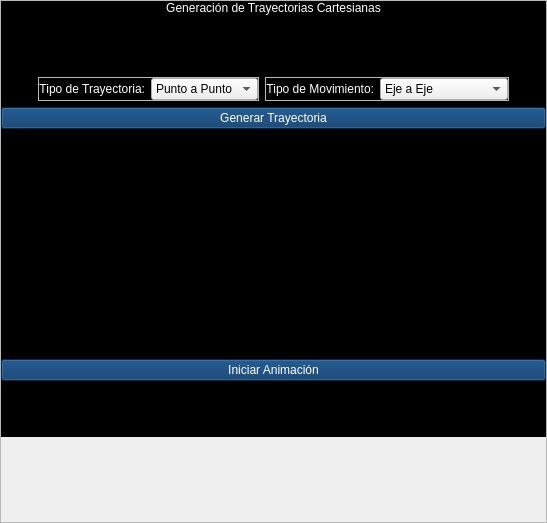
<?xml version="1.0" encoding="UTF-8"?>
<ui version="4.0">
 <class>sim_U2_T5</class>
 <widget class="QWidget" name="sim_U2_T5">
  <property name="geometry">
   <rect>
    <x>0</x>
    <y>0</y>
    <width>547</width>
    <height>523</height>
   </rect>
  </property>
  <property name="windowTitle">
   <string>Sim_U2_T5</string>
  </property>
  <property name="styleSheet">
   <string notr="true">QWidget#sim_U2_T5{
background-color:rgba(0,0,0,0);
}</string>
  </property>
  <layout class="QVBoxLayout" name="verticalLayout">
   <property name="leftMargin">
    <number>0</number>
   </property>
   <property name="topMargin">
    <number>0</number>
   </property>
   <property name="rightMargin">
    <number>0</number>
   </property>
   <property name="bottomMargin">
    <number>0</number>
   </property>
   <item>
    <widget class="QScrollArea" name="scrollArea">
     <property name="widgetResizable">
      <bool>true</bool>
     </property>
     <widget class="QWidget" name="scrollAreaWidgetContents">
      <property name="geometry">
       <rect>
        <x>0</x>
        <y>0</y>
        <width>545</width>
        <height>460</height>
       </rect>
      </property>
      <property name="sizePolicy">
       <sizepolicy hsizetype="Preferred" vsizetype="Fixed">
        <horstretch>0</horstretch>
        <verstretch>0</verstretch>
       </sizepolicy>
      </property>
      <property name="styleSheet">
       <string notr="true">QWidget#scrollAreaWidgetContents{
background-color:rgb(0,0,0);
}
QLabel{
color:white;
}
QPushButton{
font:16pt &quot;Britannic Bold&quot;;
color:white;
background-color:rgba(0,51,102,200);
}
QPushButton:hover{
background-color:rgba(0,51,150,200);
}
QTableWidget {
selection-background-color: black;
}
QHeaderView::section {
background-color: #CCCCCC;
padding: 4px;
border: 1px solid #000000;
font-size: 10pt;
}
QTableWidget::item {
background-color: black;
color: white;
border: 1px solid rgb(80, 80, 80); 
}
QTableWidget::item:selected {
background-color: rgb(0,51,112);
}
QTableWidget QWidget{
background-color: rgb(173,51,51);
}</string>
      </property>
      <layout class="QVBoxLayout" name="verticalLayout_2">
       <property name="leftMargin">
        <number>0</number>
       </property>
       <property name="topMargin">
        <number>0</number>
       </property>
       <property name="rightMargin">
        <number>0</number>
       </property>
       <property name="bottomMargin">
        <number>0</number>
       </property>
       <item>
        <widget class="QLabel" name="label">
         <property name="text">
          <string>Generación de Trayectorias Cartesianas</string>
         </property>
         <property name="alignment">
          <set>Qt::AlignCenter</set>
         </property>
        </widget>
       </item>
       <item>
        <layout class="QHBoxLayout" name="horizontalLayout_4">
         <item>
          <spacer name="horizontalSpacer_3">
           <property name="orientation">
            <enum>Qt::Horizontal</enum>
           </property>
           <property name="sizeHint" stdset="0">
            <size>
             <width>40</width>
             <height>20</height>
            </size>
           </property>
          </spacer>
         </item>
         <item>
          <widget class="CustomTable" name="ct_puntos" native="true">
           <property name="minimumSize">
            <size>
             <width>50</width>
             <height>50</height>
            </size>
           </property>
          </widget>
         </item>
         <item>
          <widget class="QLabel" name="lb_flecha">
           <property name="minimumSize">
            <size>
             <width>20</width>
             <height>0</height>
            </size>
           </property>
           <property name="text">
            <string/>
           </property>
          </widget>
         </item>
         <item>
          <widget class="CustomTable" name="ct_Qs" native="true">
           <property name="minimumSize">
            <size>
             <width>50</width>
             <height>50</height>
            </size>
           </property>
          </widget>
         </item>
         <item>
          <spacer name="horizontalSpacer_4">
           <property name="orientation">
            <enum>Qt::Horizontal</enum>
           </property>
           <property name="sizeHint" stdset="0">
            <size>
             <width>40</width>
             <height>20</height>
            </size>
           </property>
          </spacer>
         </item>
        </layout>
       </item>
       <item>
        <layout class="QHBoxLayout" name="horizontalLayout_3">
         <item>
          <spacer name="horizontalSpacer">
           <property name="orientation">
            <enum>Qt::Horizontal</enum>
           </property>
           <property name="sizeHint" stdset="0">
            <size>
             <width>40</width>
             <height>20</height>
            </size>
           </property>
          </spacer>
         </item>
         <item>
          <widget class="QFrame" name="frame">
           <property name="frameShape">
            <enum>QFrame::StyledPanel</enum>
           </property>
           <property name="frameShadow">
            <enum>QFrame::Raised</enum>
           </property>
           <layout class="QHBoxLayout" name="horizontalLayout_2">
            <property name="leftMargin">
             <number>0</number>
            </property>
            <property name="topMargin">
             <number>0</number>
            </property>
            <property name="rightMargin">
             <number>0</number>
            </property>
            <property name="bottomMargin">
             <number>0</number>
            </property>
            <item>
             <widget class="QLabel" name="label_2">
              <property name="text">
               <string>Tipo de Trayectoria:</string>
              </property>
              <property name="alignment">
               <set>Qt::AlignRight|Qt::AlignTrailing|Qt::AlignVCenter</set>
              </property>
             </widget>
            </item>
            <item>
             <widget class="QComboBox" name="cb_tipoTrayec">
              <item>
               <property name="text">
                <string>Punto a Punto</string>
               </property>
              </item>
              <item>
               <property name="text">
                <string>Continua</string>
               </property>
              </item>
             </widget>
            </item>
           </layout>
          </widget>
         </item>
         <item>
          <widget class="QFrame" name="fr_tipoMovimiento">
           <property name="frameShape">
            <enum>QFrame::StyledPanel</enum>
           </property>
           <property name="frameShadow">
            <enum>QFrame::Raised</enum>
           </property>
           <layout class="QHBoxLayout" name="horizontalLayout">
            <property name="leftMargin">
             <number>0</number>
            </property>
            <property name="topMargin">
             <number>0</number>
            </property>
            <property name="rightMargin">
             <number>0</number>
            </property>
            <property name="bottomMargin">
             <number>0</number>
            </property>
            <item>
             <widget class="QLabel" name="label_3">
              <property name="text">
               <string>Tipo de Movimiento:</string>
              </property>
              <property name="alignment">
               <set>Qt::AlignRight|Qt::AlignTrailing|Qt::AlignVCenter</set>
              </property>
             </widget>
            </item>
            <item>
             <widget class="QComboBox" name="cb_tipoMov">
              <item>
               <property name="text">
                <string>Eje a Eje</string>
               </property>
              </item>
              <item>
               <property name="text">
                <string>Ejes Simultaneos</string>
               </property>
              </item>
              <item>
               <property name="text">
                <string>Ejes Coordinados</string>
               </property>
              </item>
             </widget>
            </item>
           </layout>
          </widget>
         </item>
         <item>
          <spacer name="horizontalSpacer_2">
           <property name="orientation">
            <enum>Qt::Horizontal</enum>
           </property>
           <property name="sizeHint" stdset="0">
            <size>
             <width>40</width>
             <height>20</height>
            </size>
           </property>
          </spacer>
         </item>
        </layout>
       </item>
       <item>
        <widget class="QPushButton" name="bt_generarTrayec">
         <property name="text">
          <string>Generar Trayectoria</string>
         </property>
        </widget>
       </item>
       <item>
        <widget class="CustomPlotWidget" name="cp_q_1" native="true">
         <property name="minimumSize">
          <size>
           <width>0</width>
           <height>50</height>
          </size>
         </property>
        </widget>
       </item>
       <item>
        <widget class="CustomPlotWidget" name="cp_q_2" native="true">
         <property name="minimumSize">
          <size>
           <width>0</width>
           <height>50</height>
          </size>
         </property>
        </widget>
       </item>
       <item>
        <widget class="CustomPlotWidget" name="cp_q_3" native="true">
         <property name="minimumSize">
          <size>
           <width>0</width>
           <height>50</height>
          </size>
         </property>
        </widget>
       </item>
       <item>
        <widget class="CustomPlotWidget" name="cp_q_4" native="true">
         <property name="minimumSize">
          <size>
           <width>0</width>
           <height>50</height>
          </size>
         </property>
        </widget>
       </item>
       <item>
        <widget class="QPushButton" name="bt_iniciarAnimacion">
         <property name="enabled">
          <bool>false</bool>
         </property>
         <property name="text">
          <string>Iniciar Animación</string>
         </property>
        </widget>
       </item>
       <item>
        <widget class="GLView" name="gv_1" native="true">
         <property name="minimumSize">
          <size>
           <width>0</width>
           <height>50</height>
          </size>
         </property>
        </widget>
       </item>
      </layout>
     </widget>
    </widget>
   </item>
  </layout>
 </widget>
 <customwidgets>
  <customwidget>
   <class>CustomTable</class>
   <extends>QWidget</extends>
   <header>clases.CustomTable</header>
   <container>1</container>
  </customwidget>
  <customwidget>
   <class>CustomPlotWidget</class>
   <extends>QWidget</extends>
   <header>clases.PlotWidget</header>
   <container>1</container>
  </customwidget>
  <customwidget>
   <class>GLView</class>
   <extends>QWidget</extends>
   <header location="global">clases.GLView</header>
   <container>1</container>
  </customwidget>
 </customwidgets>
 <resources/>
 <connections/>
</ui>
